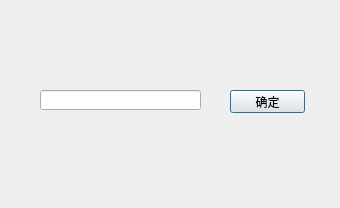
<?xml version="1.0" encoding="UTF-8"?>
<ui version="4.0">
 <class>dialog_coor</class>
 <widget class="QDialog" name="dialog_coor">
  <property name="geometry">
   <rect>
    <x>0</x>
    <y>0</y>
    <width>340</width>
    <height>208</height>
   </rect>
  </property>
  <property name="windowTitle">
   <string>Dialog</string>
  </property>
  <widget class="QPushButton" name="button_ok">
   <property name="geometry">
    <rect>
     <x>230</x>
     <y>90</y>
     <width>75</width>
     <height>23</height>
    </rect>
   </property>
   <property name="text">
    <string>确定</string>
   </property>
  </widget>
  <widget class="QLineEdit" name="lineEdit_filename">
   <property name="geometry">
    <rect>
     <x>40</x>
     <y>90</y>
     <width>161</width>
     <height>20</height>
    </rect>
   </property>
   <property name="text">
    <string/>
   </property>
  </widget>
 </widget>
 <resources/>
 <connections/>
</ui>
